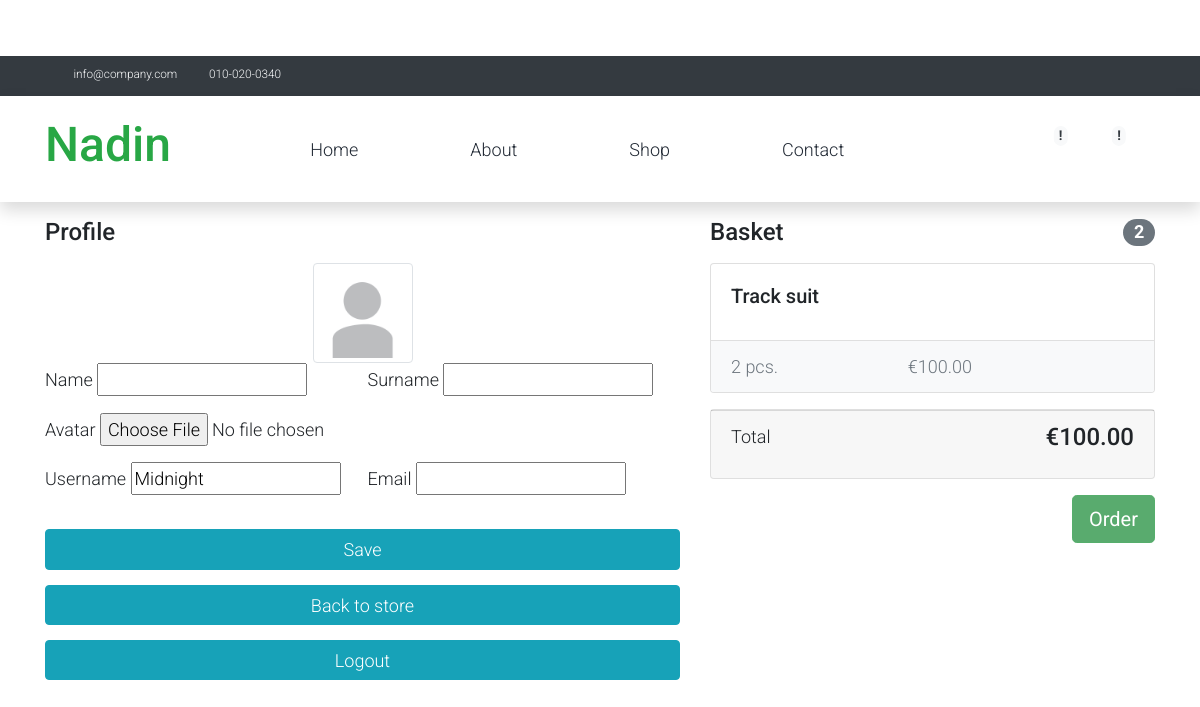
/users/profile/ (signed in), run on an earlier commit of the app's database.
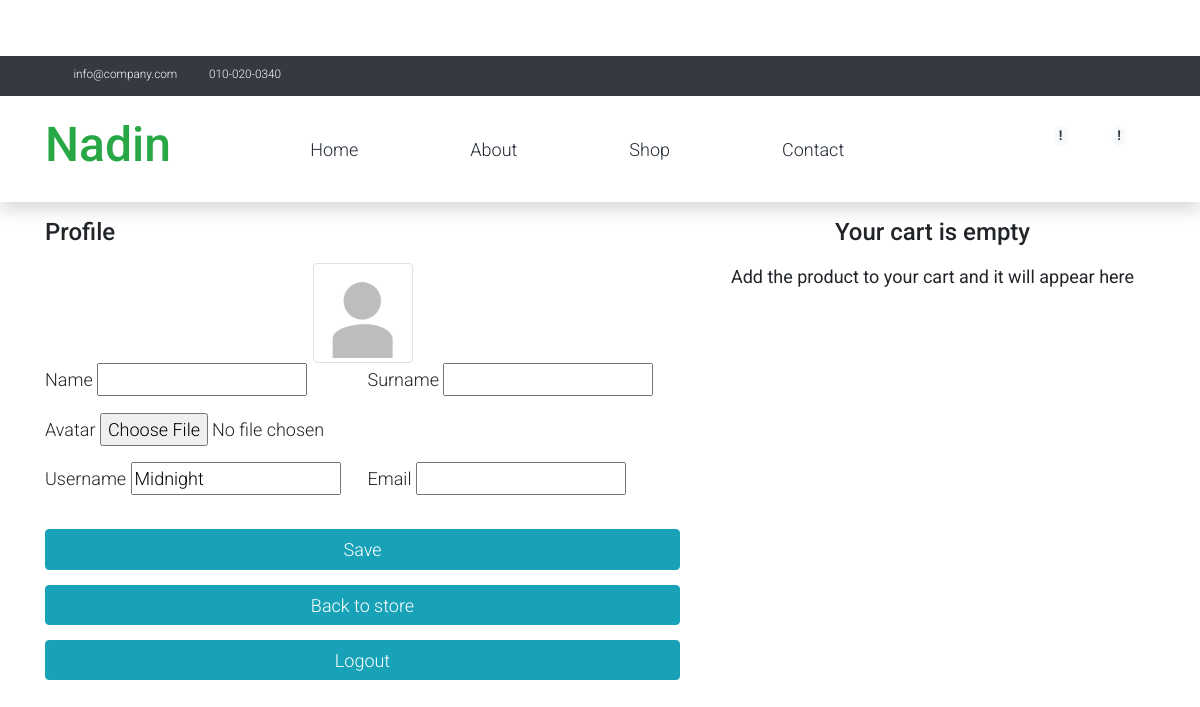
And on a later commit of the database.
### shop/models.py (models this page shows, shortened)
class Cart(models.Model):
    user = models.ForeignKey(User, on_delete=models.CASCADE)
    product = models.ForeignKey(Product, on_delete=models.CASCADE)
    quantity = models.PositiveIntegerField(default=0)
    created_timestamp = models.DateTimeField(auto_now_add=True)
    def sum(self):
        return self.quantity * self.product.price

class Product(models.Model):
    name = models.CharField(max_length=64, unique=True)
    size = models.CharField(max_length=32)
    quantity = models.PositiveIntegerField(default=0)
    image = models.ImageField(upload_to='products_images', blank=True)
    price = models.DecimalField(max_digits=8, decimal_places=2, default=0)
    category = TreeForeignKey(ProductCategory, on_delete=models.CASCADE, blank=True, null=True)
    description = models.TextField(blank=True)
    color = models.CharField(blank=True, max_length=32)
    brand = models.CharField(blank=True, max_length=64)
    specification = models.CharField(blank=True, max_length=128)
    published = models.BooleanField(default=False)

### users/views.py (the view)
# urls.py: path('profile/', profile, name='profile'),
@login_required
def profile(request):
    user = request.user
    if request.method == 'POST':
        form = UserProfileForm(data=request.POST, files=request.FILES, instance=user)
        if form.is_valid():
            form.save()
            return HttpResponseRedirect(reverse('users:profile'))
    else:
        form = UserProfileForm(instance=user)
    carts = Cart.objects.filter(user=user)
    total_quantity = sum(cart.quantity for cart in carts)
    total_sum = sum(cart.sum() for cart in carts)
    context = {
        'form': form, 'title': 'Nadin Shop - Profile Page',
        'carts': Cart.objects.filter(user=user),
        'total_quantity': total_quantity,
        'total_sum': total_sum,
    }
    return render(request, 'users/profile.html', context)

### users/forms.py
class UserProfileForm(UserChangeForm):
    username = forms.CharField(widget=forms.TextInput(attrs={'readonly': True}))
    email = forms.CharField(widget=forms.EmailInput(attrs={'readonly': True}))
    image = forms.ImageField(widget=forms.FileInput(), required=False)
    first_name = forms.CharField(required=False)
    last_name = forms.CharField(required=False)
    class Meta:
        model = User
        fields = ('first_name', 'last_name', 'image', 'username', 'email')

### users/templates/users/profile.html (shortened to what this page needs)
{% extends 'users/base_for_profile.html' %}
{% load static %}
{% block css %}
    <link href="{% static '/assets/css/profile.css' %}" rel="stylesheet">
    <link href="{% static '/assets/vendor/bootstrap/css/bootstrap.min.css' %}" rel="stylesheet">
{% endblock %}
{% block content %}
    <div class="container">
    <div class="row">
        <div class="col-lg-7">
            <h4 class="mt-3 mb-3">Profile</h4>
            <div class="col-lg-12 text-center">
                <img width="100" height="100"
                     src="{% if user.image %} {{ user.image.url }} {% else %} {% static '/assets/img/users/default_avatar.png' %} {% endif %}"
                     class="img-thumbnail">
            </div>
            <form action="{% url 'users:profile' %}" method="post" enctype="multipart/form-data">
                <div class="form-row">
                    <div class="col-lg-6">
                        <div class="form-group">
                            <label class="small mb-1" for="{{ form.name.id_for_label }}">Name</label>
                            {{ form.first_name }}
                        </div>
                    </div>
                    <div class="col-lg-6">
                        <div class="form-group">
                            <label class="small mb-1" for="{{ form.last_name.id_for_label }}">Surname</label>
                            {{ form.last_name }}
                        </div>
                    </div>
                </div>
                <div class="form-row mb-2">
                    <div class="col-lg-12">
                        <div class="custom-file">
                            <label class="small mb-1" for="{{ form.image.id_for_label }}">Avatar</label>
                            {{ form.image }}
                        </div>
                    </div>
                </div>
                <div class="form-row">
                    <div class="col-lg-6">
                        <label class="small mb-1" for="{{ form.username.id_for_label }}">Username</label>
                        {{ form.username }}
                    </div>
                    <div class="col-lg-6">
                        <label class="small mb-1" for="{{ form.email.id_for_label }}">Email</label>
                        {{ form.email }}
                    </div>
                </div>
                <div class="form-row">
                    <div class="col-lg-12" style="margin-top: 33px;margin-bottom: 15px;">
                        <input class="btn btn-info btn-block" type="submit" value="Save">
                    </div>
                </div>
            </form>
            <form action="{% url 'shop' %}" method="get">
                <input class="btn btn-info btn-block" type="submit" value="Back to store" style="width:635px;height:40px;margin-bottom: 15px;">
            </form>
            <form action="{% url 'users:logout' %}" method="get">
                <input class="btn btn-info btn-block" type="submit" value="Logout" style="width:635px;height:40px">
            </form>
        </div>
        {% include 'shop/cart.html' %}
    </div>
{% endblock %}

### shop/templates/shop/cart.html (shortened to what this page needs)
{% block content %}
{% if carts %}
    <div class="col-lg-5">
            <h4 class="mt-3 mb-3 d-flex justify-content-between align-items-center mb-3">
                Basket <span class="badge badge-secondary badge-pill">{{ total_quantity }}</span>
            </h4>
            {% for cart in carts %}
                <div class="card mb-3">
                    <div class="card-body">
                        <h5 class="card-title">{{ cart.product.name }}</h5>
                    </div>
                    <ul class="list-group list-group-flush">
                        <li class="list-group-item d-flex justify-content-between lh-condensed bg-light">
                            <span class="text-muted">{{ cart.quantity }} pcs.</span>
                            <span class="text-muted">€{{ cart.sum }}</span>
                            <span class="text-muted">
                                <a href="{% url 'cart_add' cart.product.id %}" style="text-decoration: none; color: gray;">
                                    <i class="fas fa-cart-plus"></i>
                                </a>
                                <a href="{% url 'cart_delete' cart.id %}" style="text-decoration: none; color: gray;">
                                    <i class="far fa-trash-alt"></i>
                                </a>
                            </span>
                        </li>
                    </ul>
                </div>
            {% endfor %}
            <div class="card mb-3">
                <div class="card-footer">
                    <p class="float-left">Total</p>
                    <h4 class="float-right">€{{ total_sum }}</h4>
                </div>
            </div>
            <button type="button" class="btn btn-success btn-lg float-right">Order</button>
        </div>
{% else %}
    <div class="col-lg-5">
        <h4 class="mt-3 mb-3 text-center">
            Your cart is empty
        </h4>
        <p class="mt-3 mb-3 text-center"><strong>Add the product to your cart and it will appear here</strong></p>
    </div>
{% endif %}
{% endblock %}

What changed in the data, as far as the page shows it:
removed Cart: product.name "Track suit", quantity "2", sum "100.00"
Also different on the page:
{{ total_quantity }}: "2" → (not shown)
{{ total_sum }}: "100.00" → (not shown)
text no longer shown: "Basket Total € Order"
text now shown: "Your cart is empty Add the product to your cart and it will appear here"
